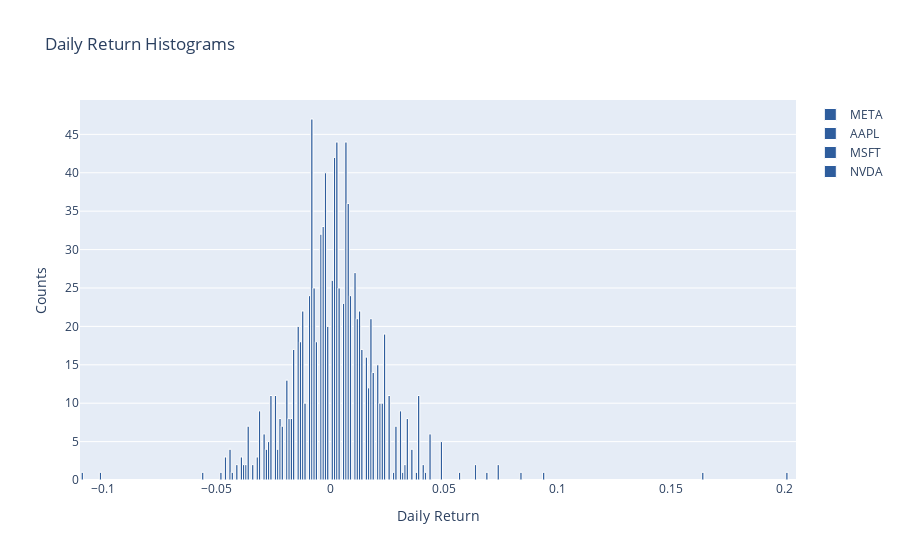

Notebook source saved alongside this figure:
### Code cell
# Phân bố của lợi nhuận hằng ngày
fig = go.Figure()
for i in returns.columns:
    fig.add_trace(go.Histogram(x=returns[i], name=i, marker=dict(color='#2E5D9D', line=dict(color='white', width=1))))

    fig.update_layout(
        title='Daily Return Histograms',
        xaxis_title='Daily Return',
        yaxis_title='Counts',
    )

fig.show()

### Figure 1 — Plotly figure (JSON) as saved in the notebook; plotly's stock layout.template omitted (floating-point values rounded to 4 significant figures; data arrays with more than 128 entries replaced by an {"elided": "..."} marker saying what was removed)
{"data": [{"marker": {"color": "#2E5D9D", "line": {"color": "white", "width": 1}}, "name": "META", "type": "histogram", "x": {"elided": "251 float values"}}, {"marker": {"color": "#2E5D9D", "line": {"color": "white", "width": 1}}, "name": "AAPL", "type": "histogram", "x": {"elided": "251 float values"}}, {"marker": {"color": "#2E5D9D", "line": {"color": "white", "width": 1}}, "name": "MSFT", "type": "histogram", "x": {"elided": "251 float values"}}, {"marker": {"color": "#2E5D9D", "line": {"color": "white", "width": 1}}, "name": "NVDA", "type": "histogram", "x": {"elided": "251 float values"}}], "layout": {"title": {"text": "Daily Return Histograms"}, "xaxis": {"title": {"text": "Daily Return"}}, "yaxis": {"title": {"text": "Counts"}}}}
